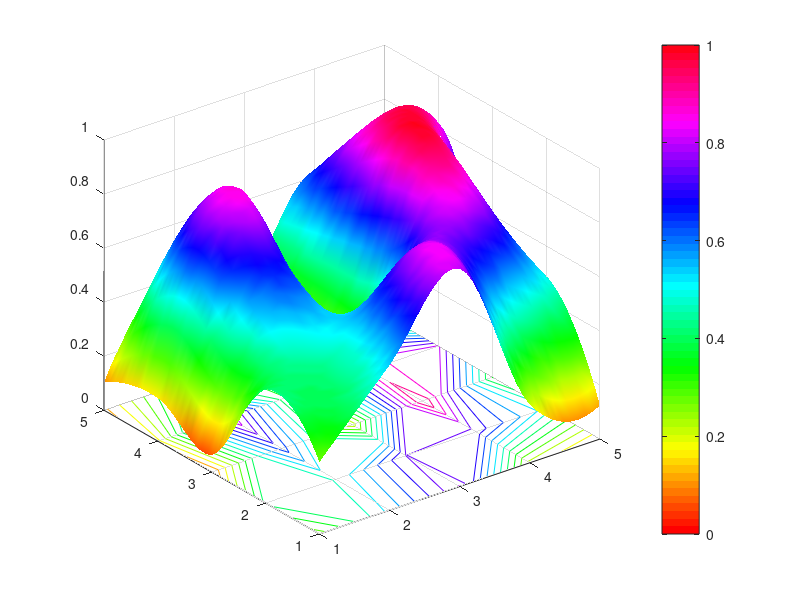

This chart was generated by the following MATLAB code:
ZO =rand(5,5);
[XO,YO]=meshgrid([1:5]);
[X1,Y1]=meshgrid([1:0.1:5]);
Z1=interp2(XO,YO,ZO,X1,Y1,'cubic')
surf(X1,Y1,Z1);
colormap(hsv)
shading('interp')
hold on
contour(XO,YO,ZO,15);
hold off
colorbar()
caxis([0,1]);
